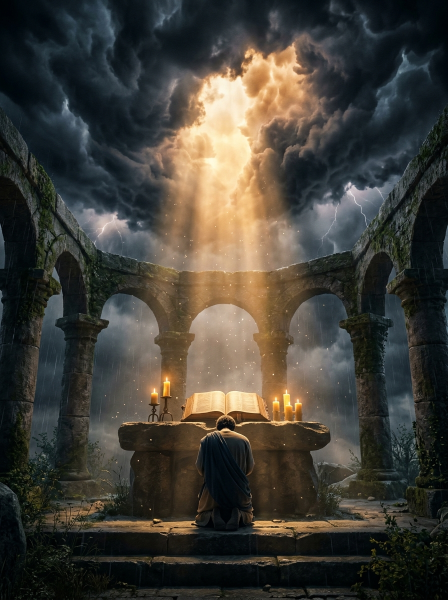
#> input picture reports/fliers/gemini_gospel_flyer.jpg, 896 x 1200 px (shown at 1/2 size)
$ python hybrid_flier_canvas.py
#> lines starting #> are read from the running program, lines starting #| are printed output that depends on the picture
"""
Hybrid Canvas Flier Engine
Combines photorealistic AI artwork with deterministic typographic rendering
to guarantee 100% typographic accuracy, zero spelling glitches, and exact brand geometry.
"""

import argparse
import textwrap
from pathlib import Path
from PIL import Image, ImageDraw, ImageFont

def get_font(font_name="segoeuib.ttf", size=32):
    search_dirs = [
        Path("C:/Windows/Fonts"),
        Path("/usr/share/fonts/truetype/dejavu"),
        Path("/usr/share/fonts/truetype/freefont"),
        Path("/usr/share/fonts")
    ]
    for d in search_dirs:
        if d.is_dir():
            for fname in [font_name, "DejaVuSans-Bold.ttf", "FreeSansBold.ttf", "arialbd.ttf", "arial.ttf"]:
                fpath = d / fname
                if fpath.is_file():
                    try:
                        return ImageFont.truetype(str(fpath), size)
                    except Exception:
                        pass
    return ImageFont.load_default()

def draw_brush_ribbon(draw: ImageDraw.ImageDraw, x1, y1, x2, y2, fill_color, border_color=None):
    """Draws a stylish, textured organic brushstroke ribbon behind key headline words."""
    h = y2 - y1
    draw.rounded_rectangle([(x1, y1), (x2, y2)], radius=int(h * 0.28), fill=fill_color)
    if border_color:
        draw.rounded_rectangle([(x1, y1), (x2, y2)], radius=int(h * 0.28), outline=border_color, width=2)

def render_hybrid_flier(
    background_art: Path,
    output_path: Path,
    hook_top: str,
    highlight_word: str,
    body_quote: str,
    speaker: str,
    scripture: str = None,
    callout_badge: str = "Build your altar first.",
    target_dim=(1080, 1080), # (width, height)
    style="dark_gold" # dark_gold, red_accent, forest_accent
):
#> called with hook_top = 'Tarrying in the secret place cannot be', highlight_word = 'outsourced.', speaker = 'Dunsin Oyekan & Apostle Joshua Selman', scripture = 'Psalm 91:1', callout_badge = 'Build your altar first.', target_dim = (1080, 1080), style = 'dark_gold'
    base_img = Image.open(background_art).convert("RGBA")
    tw, th = target_dim

    # Smart Crop & Aspect Fitting
    sw, sh = base_img.size
#> sw = 896; sh = 1200
    aspect_src = sw / sh
#> aspect_src = 0.747
    aspect_tgt = tw / th
    if aspect_src > aspect_tgt:
        nw = int(sh * aspect_tgt)
        ox = (sw - nw) // 2
        cropped = base_img.crop((ox, 0, ox + nw, sh))
    else:
        nh = int(sw / aspect_tgt)
#> nh = 896
        oy = (sh - nh) // 2
#> oy = 152
        cropped = base_img.crop((0, oy, sw, oy + nh))
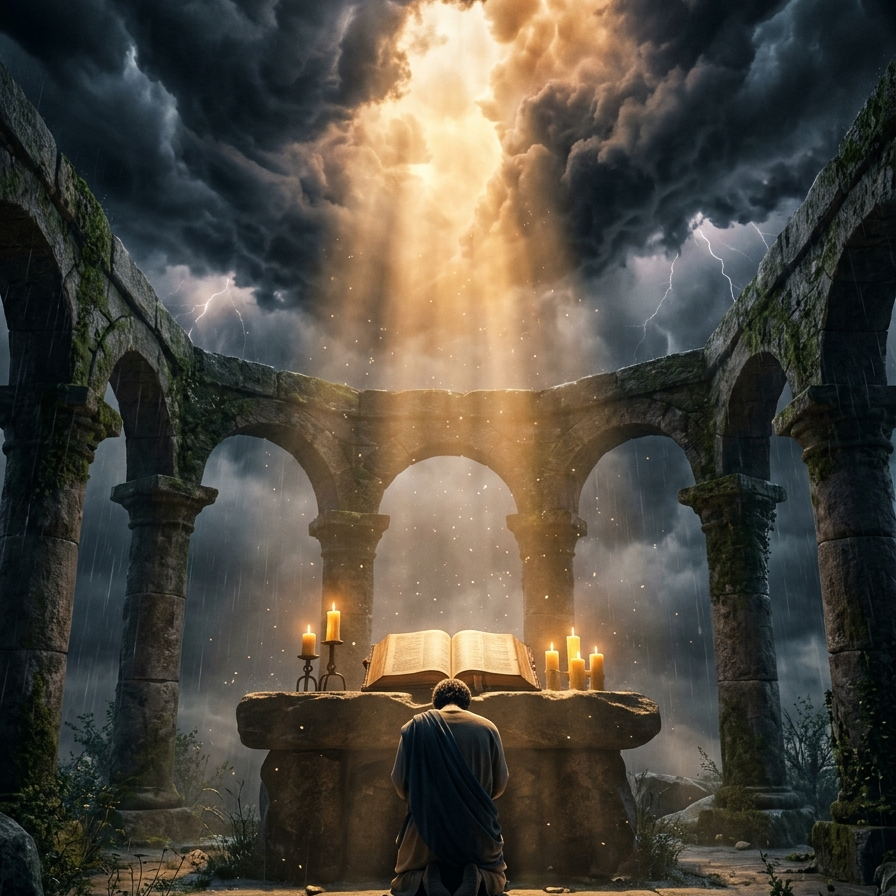
#> cropped: PIL image 896x896 RGBA; mean R, G, B, A 77.6, 72.5, 62.6, 255

    canvas = cropped.resize((tw, th), Image.Resampling.LANCZOS)

    # Atmospheric Shadows for readability
    overlay = Image.new("RGBA", (tw, th), (0, 0, 0, 0))
#> overlay: PIL image 1080x1080 RGBA; every value is 0
    ov_draw = ImageDraw.Draw(overlay)

    # Right-hand / bottom reading contrast gradient
    for x in range(int(tw * 0.35), tw):
        ratio = (x - int(tw * 0.35)) / (tw * 0.65)
        alpha = int(220 * (ratio ** 1.2))
        ov_draw.line([(x, 0), (x, th)], fill=(8, 12, 22, alpha))

    # Top and bottom vignette
    for y in range(int(th * 0.15)):
        alpha = int(120 * (1 - (y / (th * 0.15))))
        ov_draw.line([(0, y), (tw, y)], fill=(8, 12, 22, alpha))

    final_img = Image.alpha_composite(canvas, overlay)
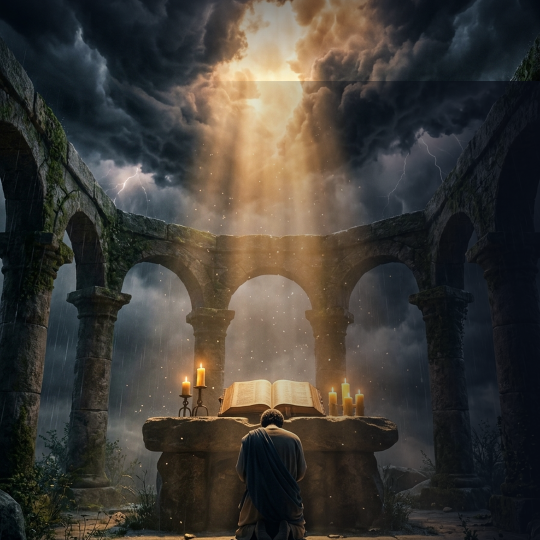
#> final_img: PIL image 1080x1080 RGBA (shown at 1/2 size); mean R, G, B, A 63.1, 59.4, 53.7, 255
    draw = ImageDraw.Draw(final_img)

    # Outer Thin Gold Border
    margin = 32
    draw.rectangle(
        [(margin, margin), (tw - margin, th - margin)],
        outline=(245, 158, 11, 120),
        width=2
    )

    # Typographic Placement (Right 55% area of canvas)
    content_x = int(tw * 0.44) if tw >= 1080 else int(tw * 0.40)
    max_w = tw - content_x - margin - 20

    # 1. Hook Top text
    hook_font_size = 46 if th >= 1080 else 34
    hook_font = get_font("segoeuib.ttf", hook_font_size)
    hook_lines = textwrap.wrap(hook_top, width=18 if tw <= 1080 else 24)

    curr_y = int(th * 0.12) if th >= 1080 else int(th * 0.10)
    for line in hook_lines:
        draw.text((content_x + 2, curr_y + 2), line, fill=(0, 0, 0, 220), font=hook_font)
        draw.text((content_x, curr_y), line, fill=(255, 255, 255, 255), font=hook_font)
        curr_y += hook_font_size + 12
#> after the loop, curr_y = 303

    # 2. Highlight Word in Yellow Brush Ribbon
    if highlight_word:
        rib_font_size = 52 if th >= 1080 else 38
        rib_font = get_font("georgiab.ttf", rib_font_size)
        rbbox = draw.textbbox((0, 0), highlight_word, font=rib_font)
#> rbbox = (0, 9, 350, 50)
        rw = rbbox[2] - rbbox[0]
#> rw = 350
        rh = rbbox[3] - rbbox[1]
#> rh = 41

        rx1 = content_x - 12
        ry1 = curr_y + 4
#> ry1 = 307
        rx2 = rx1 + rw + 32
#> rx2 = 845
        ry2 = ry1 + rh + 20
#> ry2 = 368

        # Yellow Brush Ribbon
        draw_brush_ribbon(draw, rx1, ry1, rx2, ry2, fill_color=(245, 158, 11, 245), border_color=(251, 191, 36, 255))
#> in draw_brush_ribbon, `h = y2 - y1`: h = 61
        draw.text((rx1 + 16, ry1 + 8), highlight_word, fill=(15, 23, 42, 255), font=rib_font)
        curr_y = ry2 + 24
#> curr_y = 392

    # 3. Praying Hands Accent
    hands_font = get_font("segoeuib.ttf", 26)
    draw.text((content_x, curr_y), "🙏  ──────────────────", fill=(245, 158, 11, 220), font=hands_font)
    curr_y += 38
#> curr_y = 430

    # 4. Body Quote
    quote_font_size = 30 if th >= 1080 else 22
    quote_font = get_font("segoeui.ttf", quote_font_size)
    quote_lines = textwrap.wrap(body_quote, width=24 if tw <= 1080 else 30)
    for qline in quote_lines:
        draw.text((content_x + 1, curr_y + 1), qline, fill=(0, 0, 0, 220), font=quote_font)
        draw.text((content_x, curr_y), qline, fill=(241, 245, 249, 255), font=quote_font)
        curr_y += quote_font_size + 10
#> this loop made 4 passes
#> curr_y on passes 1 to 4: 470, 510, 550, 590
#> after the loop, curr_y = 590

    # 5. Red Callout Badge ("Build your altar first.")
    if callout_badge:
        curr_y += 18
#> curr_y = 608
        badge_font_size = 34 if th >= 1080 else 26
        badge_font = get_font("georgiab.ttf", badge_font_size)
        bbbox = draw.textbbox((0, 0), callout_badge, font=badge_font)
#> bbbox = (0, 6, 402, 39)
        bw = bbbox[2] - bbbox[0]
#> bw = 402
        bh = bbbox[3] - bbbox[1]
#> bh = 33

        bx1 = content_x - 10
        by1 = curr_y
#> by1 = 608
        bx2 = bx1 + bw + 34
#> bx2 = 901
        by2 = by1 + bh + 22
#> by2 = 663

        # Crimson Red textured brush ribbon
        draw_brush_ribbon(draw, bx1, by1, bx2, by2, fill_color=(185, 28, 28, 240), border_color=(220, 38, 38, 255))
        draw.text((bx1 + 17, by1 + 9), callout_badge, fill=(254, 240, 138, 255), font=badge_font)
        curr_y = by2 + 24
#> curr_y = 687

    # 6. Speaker & Scripture Footer
    spk_font = get_font("segoeuib.ttf", 20)
    spk_str = f"— {speaker.upper()}"
    if scripture:
        spk_str += f"  •  {scripture}"
    draw.text((content_x, curr_y), spk_str, fill=(203, 213, 225, 230), font=spk_font)

    # Save final artifact
    output_path.parent.mkdir(parents=True, exist_ok=True)
    final_img.convert("RGB").save(str(output_path), quality=95)
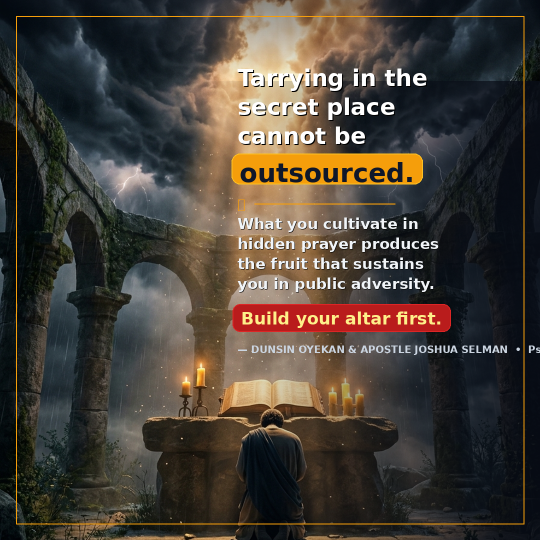
#> saved as hybrid_flyer_master_square.jpg: PIL image 1080x1080 RGB (shown at 1/2 size); mean R, G, B 71.1, 63.8, 55.7
    print(f"[HYBRID CANVAS SUCCESS] {output_path.name} ({tw}x{th}) generated with 100% typographic precision.")
    return output_path

if __name__ == "__main__":
    base_dir = Path(__file__).resolve().parent.parent
    src_art = base_dir / "reports" / "fliers" / "gemini_gospel_flyer.jpg"
    out_dir = base_dir / "reports" / "fliers"

    if src_art.is_file():
        render_hybrid_flier(
            background_art=src_art,
            output_path=out_dir / "hybrid_flyer_master_square.jpg",
            hook_top="Tarrying in the secret place cannot be",
            highlight_word="outsourced.",
            body_quote="What you cultivate in hidden prayer produces the fruit that sustains you in public adversity.",
            speaker="Dunsin Oyekan & Apostle Joshua Selman",
            scripture="Psalm 91:1",
            callout_badge="Build your altar first.",
            target_dim=(1080, 1080)
        )
